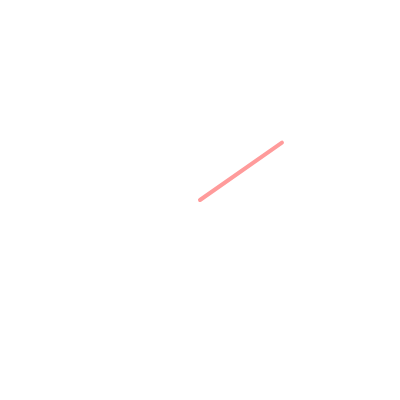
Frame 1 (no input)
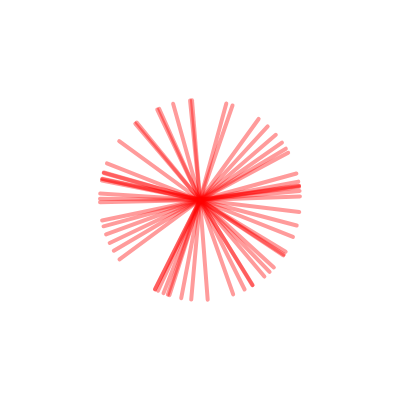
Frame 60 (no input)
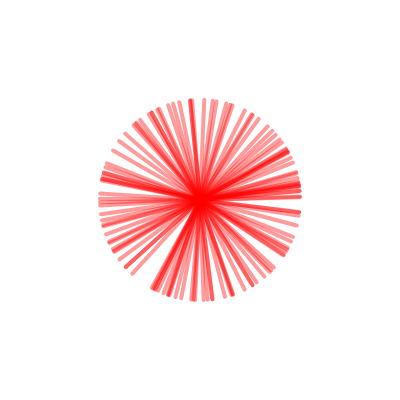
Frame 120 (the mouse pressed at the canvas centre since frame 60)

The p5.js sketch that drew these frames (run headless with seeded random() and noise() and a simulated clock; from frame 60 on, the mouse is pressed at the canvas centre):

// p5.js sketch
// ── sketch.js
function setup() {
   	createCanvas(400, 400); 
   	background("white");
}

function draw() {
	translate(width / 2, height / 2);

	// let v = createVector(random(-100, 100), random(-100, 100));
   	v = p5.Vector.random2D();
   	v.mult(100);
   	strokeWeight(4);
   	stroke(255, 0, 0, 100);
   	line(0, 0, v.x, v.y);
}
